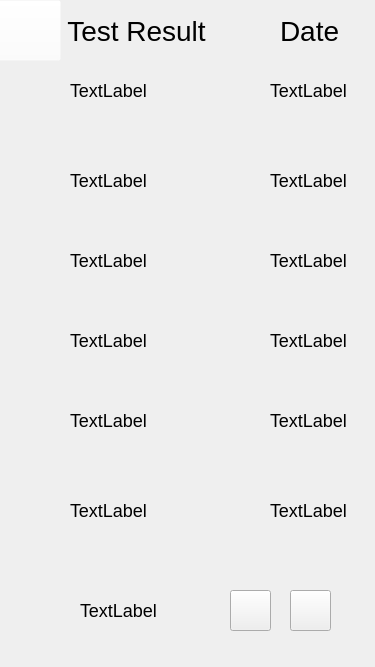
<?xml version="1.0" encoding="UTF-8"?>
<ui version="4.0">
 <class>TestHistory</class>
 <widget class="QWidget" name="TestHistory">
  <property name="geometry">
   <rect>
    <x>0</x>
    <y>0</y>
    <width>375</width>
    <height>667</height>
   </rect>
  </property>
  <property name="windowTitle">
   <string>Form</string>
  </property>
  <widget class="QPushButton" name="btn_backToChoose">
   <property name="geometry">
    <rect>
     <x>-10</x>
     <y>0</y>
     <width>71</width>
     <height>61</height>
    </rect>
   </property>
   <property name="styleSheet">
    <string notr="true">image: url(:/images/backArrow2.png);
background-color: rgba(255, 255, 255, 0);</string>
   </property>
   <property name="text">
    <string/>
   </property>
  </widget>
  <widget class="QLabel" name="lbl_currentPage">
   <property name="geometry">
    <rect>
     <x>80</x>
     <y>600</y>
     <width>121</width>
     <height>20</height>
    </rect>
   </property>
   <property name="styleSheet">
    <string notr="true">color:black;
font-family:arial;
font-size:18px;</string>
   </property>
   <property name="text">
    <string>TextLabel</string>
   </property>
  </widget>
  <widget class="QLabel" name="lbl_background">
   <property name="geometry">
    <rect>
     <x>-10</x>
     <y>50</y>
     <width>381</width>
     <height>621</height>
    </rect>
   </property>
   <property name="styleSheet">
    <string notr="true">background-image:url(:/images/stripedBackground.png);</string>
   </property>
   <property name="text">
    <string/>
   </property>
  </widget>
  <widget class="QLabel" name="lbl_result_5">
   <property name="geometry">
    <rect>
     <x>70</x>
     <y>400</y>
     <width>161</width>
     <height>41</height>
    </rect>
   </property>
   <property name="styleSheet">
    <string notr="true">font-family:arial;
font-size:18px;
color:black;</string>
   </property>
   <property name="text">
    <string>TextLabel</string>
   </property>
   <property name="wordWrap">
    <bool>false</bool>
   </property>
  </widget>
  <widget class="QPushButton" name="btn_pageLeft">
   <property name="geometry">
    <rect>
     <x>230</x>
     <y>590</y>
     <width>41</width>
     <height>41</height>
    </rect>
   </property>
   <property name="styleSheet">
    <string notr="true">image:url(:/images/pageLeft.png);</string>
   </property>
   <property name="text">
    <string/>
   </property>
  </widget>
  <widget class="QLabel" name="lbl_result_1">
   <property name="geometry">
    <rect>
     <x>70</x>
     <y>70</y>
     <width>161</width>
     <height>41</height>
    </rect>
   </property>
   <property name="styleSheet">
    <string notr="true">font-family:arial;
font-size:18px;
color:black;</string>
   </property>
   <property name="text">
    <string>TextLabel</string>
   </property>
   <property name="wordWrap">
    <bool>false</bool>
   </property>
  </widget>
  <widget class="QLabel" name="lbl_date_6">
   <property name="geometry">
    <rect>
     <x>270</x>
     <y>490</y>
     <width>91</width>
     <height>41</height>
    </rect>
   </property>
   <property name="styleSheet">
    <string notr="true">font-family:arial;
font-size:18px;
color:black;</string>
   </property>
   <property name="text">
    <string>TextLabel</string>
   </property>
   <property name="wordWrap">
    <bool>false</bool>
   </property>
  </widget>
  <widget class="QLabel" name="lbl_headingDate">
   <property name="geometry">
    <rect>
     <x>280</x>
     <y>0</y>
     <width>61</width>
     <height>61</height>
    </rect>
   </property>
   <property name="styleSheet">
    <string notr="true">color:black;
font-size:28px;
font-family:arial;</string>
   </property>
   <property name="text">
    <string>Date</string>
   </property>
  </widget>
  <widget class="QLabel" name="lbl_date_4">
   <property name="geometry">
    <rect>
     <x>270</x>
     <y>320</y>
     <width>91</width>
     <height>41</height>
    </rect>
   </property>
   <property name="styleSheet">
    <string notr="true">font-family:arial;
font-size:18px;
color:black;</string>
   </property>
   <property name="text">
    <string>TextLabel</string>
   </property>
   <property name="wordWrap">
    <bool>false</bool>
   </property>
  </widget>
  <widget class="QLabel" name="lbl_headingResult">
   <property name="geometry">
    <rect>
     <x>60</x>
     <y>0</y>
     <width>211</width>
     <height>61</height>
    </rect>
   </property>
   <property name="styleSheet">
    <string notr="true">color:black;
font-size:28px;
font-family:arial;</string>
   </property>
   <property name="text">
    <string> Test Result</string>
   </property>
  </widget>
  <widget class="QLabel" name="lbl_result_4">
   <property name="geometry">
    <rect>
     <x>70</x>
     <y>320</y>
     <width>161</width>
     <height>41</height>
    </rect>
   </property>
   <property name="styleSheet">
    <string notr="true">font-family:arial;
font-size:18px;
color:black;</string>
   </property>
   <property name="text">
    <string>TextLabel</string>
   </property>
   <property name="wordWrap">
    <bool>false</bool>
   </property>
  </widget>
  <widget class="QLabel" name="lbl_result_2">
   <property name="geometry">
    <rect>
     <x>70</x>
     <y>160</y>
     <width>161</width>
     <height>41</height>
    </rect>
   </property>
   <property name="styleSheet">
    <string notr="true">font-family:arial;
font-size:18px;
color:black;</string>
   </property>
   <property name="text">
    <string>TextLabel</string>
   </property>
   <property name="wordWrap">
    <bool>false</bool>
   </property>
  </widget>
  <widget class="QLabel" name="lbl_topBar">
   <property name="geometry">
    <rect>
     <x>0</x>
     <y>-20</y>
     <width>381</width>
     <height>91</height>
    </rect>
   </property>
   <property name="text">
    <string/>
   </property>
   <property name="pixmap">
    <pixmap resource="resources.qrc">:/images/topBar.png</pixmap>
   </property>
  </widget>
  <widget class="QPushButton" name="btn_pageRight">
   <property name="geometry">
    <rect>
     <x>290</x>
     <y>590</y>
     <width>41</width>
     <height>41</height>
    </rect>
   </property>
   <property name="styleSheet">
    <string notr="true">image: url(:/images/pageRight.png);</string>
   </property>
   <property name="text">
    <string/>
   </property>
  </widget>
  <widget class="QLabel" name="lbl_result_3">
   <property name="geometry">
    <rect>
     <x>70</x>
     <y>240</y>
     <width>161</width>
     <height>41</height>
    </rect>
   </property>
   <property name="styleSheet">
    <string notr="true">font-family:arial;
font-size:18px;
color:black;</string>
   </property>
   <property name="text">
    <string>TextLabel</string>
   </property>
   <property name="wordWrap">
    <bool>false</bool>
   </property>
  </widget>
  <widget class="QLabel" name="lbl_date_2">
   <property name="geometry">
    <rect>
     <x>270</x>
     <y>160</y>
     <width>91</width>
     <height>41</height>
    </rect>
   </property>
   <property name="styleSheet">
    <string notr="true">font-family:arial;
font-size:18px;
color:black;</string>
   </property>
   <property name="text">
    <string>TextLabel</string>
   </property>
   <property name="wordWrap">
    <bool>false</bool>
   </property>
  </widget>
  <widget class="QLabel" name="lbl_date_3">
   <property name="geometry">
    <rect>
     <x>270</x>
     <y>240</y>
     <width>91</width>
     <height>41</height>
    </rect>
   </property>
   <property name="styleSheet">
    <string notr="true">font-family:arial;
font-size:18px;
color:black;</string>
   </property>
   <property name="text">
    <string>TextLabel</string>
   </property>
   <property name="wordWrap">
    <bool>false</bool>
   </property>
  </widget>
  <widget class="QLabel" name="lbl_date_5">
   <property name="geometry">
    <rect>
     <x>270</x>
     <y>400</y>
     <width>91</width>
     <height>41</height>
    </rect>
   </property>
   <property name="styleSheet">
    <string notr="true">font-family:arial;
font-size:18px;
color:black;</string>
   </property>
   <property name="text">
    <string>TextLabel</string>
   </property>
   <property name="wordWrap">
    <bool>false</bool>
   </property>
  </widget>
  <widget class="QLabel" name="lbl_result_6">
   <property name="geometry">
    <rect>
     <x>70</x>
     <y>490</y>
     <width>161</width>
     <height>41</height>
    </rect>
   </property>
   <property name="styleSheet">
    <string notr="true">font-family:arial;
font-size:18px;
color:black;</string>
   </property>
   <property name="text">
    <string>TextLabel</string>
   </property>
   <property name="wordWrap">
    <bool>false</bool>
   </property>
  </widget>
  <widget class="QLabel" name="lbl_date_1">
   <property name="geometry">
    <rect>
     <x>270</x>
     <y>70</y>
     <width>91</width>
     <height>41</height>
    </rect>
   </property>
   <property name="styleSheet">
    <string notr="true">font-family:arial;
font-size:18px;
color:black;</string>
   </property>
   <property name="text">
    <string>TextLabel</string>
   </property>
   <property name="wordWrap">
    <bool>false</bool>
   </property>
  </widget>
  <zorder>lbl_topBar</zorder>
  <zorder>lbl_background</zorder>
  <zorder>lbl_currentPage</zorder>
  <zorder>lbl_result_5</zorder>
  <zorder>btn_pageLeft</zorder>
  <zorder>lbl_result_1</zorder>
  <zorder>lbl_date_6</zorder>
  <zorder>lbl_date_4</zorder>
  <zorder>lbl_result_4</zorder>
  <zorder>lbl_result_2</zorder>
  <zorder>btn_pageRight</zorder>
  <zorder>lbl_result_3</zorder>
  <zorder>lbl_date_2</zorder>
  <zorder>lbl_date_3</zorder>
  <zorder>lbl_date_5</zorder>
  <zorder>lbl_result_6</zorder>
  <zorder>lbl_date_1</zorder>
  <zorder>btn_backToChoose</zorder>
  <zorder>lbl_headingResult</zorder>
  <zorder>lbl_headingDate</zorder>
 </widget>
 <resources>
  <include location="resources.qrc"/>
 </resources>
 <connections/>
</ui>
